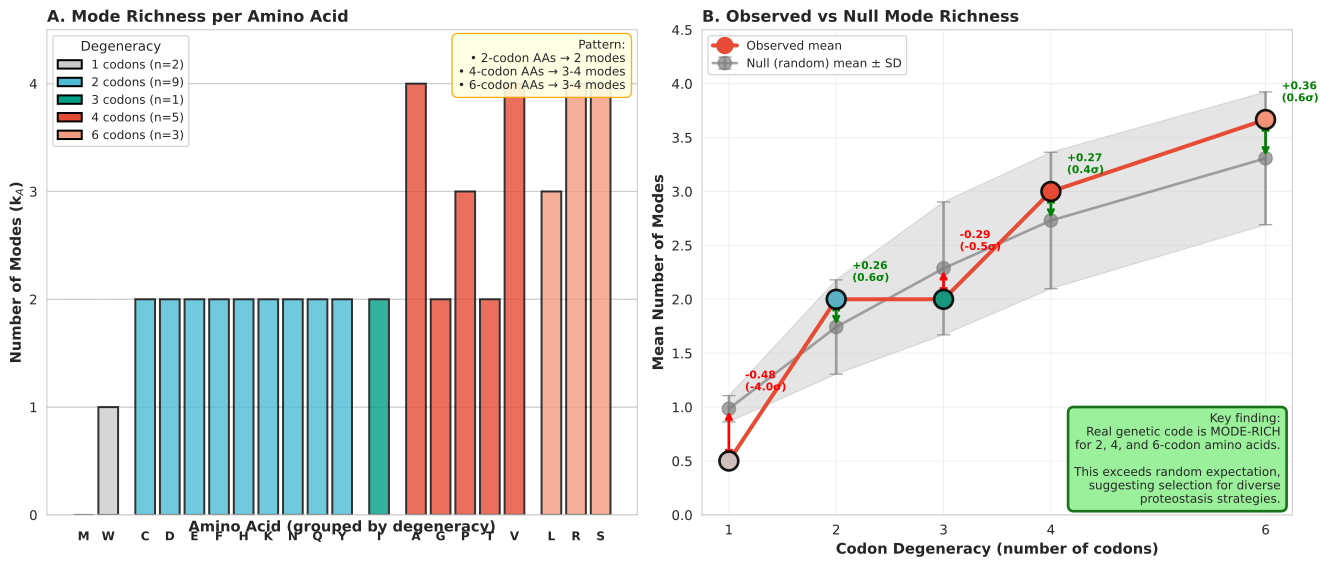

Recreate this plot in Python.
#!/usr/bin/env python3
"""
Figure 5: Per-amino-acid mode richness and degeneracy
Shows that real genetic code is mode-rich compared to random expectations.
"""

import pandas as pd
import numpy as np
import matplotlib.pyplot as plt
import seaborn as sns

# Set style
sns.set_style("whitegrid")
plt.rcParams['font.size'] = 10
plt.rcParams['axes.labelsize'] = 11
plt.rcParams['axes.titlesize'] = 12
plt.rcParams['legend.fontsize'] = 9

# Load data
aa_modes_df = pd.read_csv('errors/aa_mode_summary.tsv', sep='\t')
null_df = pd.read_csv('errors/null_modes_vs_degeneracy.tsv', sep='\t')

print(f"Loaded {len(aa_modes_df)} amino acids")
print(f"Loaded null expectations for {len(null_df)} degeneracy levels")

# Calculate number of modes for each amino acid
def count_modes(modes_str):
    """Count number of distinct modes (excluding 'none' and 'unknown')"""
    if pd.isna(modes_str) or modes_str == 'none':
        return 0
    modes = modes_str.split(',')
    # Filter out 'unknown' mode
    real_modes = [m for m in modes if m != 'unknown']
    return len(real_modes)

aa_modes_df['n_modes'] = aa_modes_df['modes_present'].apply(count_modes)

print("\nMode richness by degeneracy:")
print(aa_modes_df.groupby('n_codons')['n_modes'].describe())

# Create figure with 2 panels
fig = plt.figure(figsize=(14, 6))

# Color scheme for degeneracy levels
degeneracy_colors = {
    1: '#CCCCCC',
    2: '#4DBBD5',
    3: '#00A087',
    4: '#E64B35',
    6: '#F39B7F'
}

# ============================================================================
# Panel 5A: Bar chart of mode richness (k_A) grouped by degeneracy
# ============================================================================
ax1 = plt.subplot(1, 2, 1)

# Group by degeneracy
degeneracy_groups = [1, 2, 3, 4, 6]
x_offset = 0
x_positions = []
x_labels = []
colors_used = []

for deg in degeneracy_groups:
    aa_subset = aa_modes_df[aa_modes_df['n_codons'] == deg].sort_values('aa')

    if len(aa_subset) == 0:
        continue

    # Plot bars for this degeneracy group
    for i, (idx, row) in enumerate(aa_subset.iterrows()):
        x_pos = x_offset + i
        ax1.bar(x_pos, row['n_modes'], color=degeneracy_colors[deg],
               edgecolor='black', linewidth=1.5, alpha=0.8)

        # Add amino acid label
        ax1.text(x_pos, -0.15, row['aa'], ha='center', va='top',
                fontsize=9, fontweight='bold')

        x_positions.append(x_pos)
        x_labels.append(row['aa'])
        colors_used.append(degeneracy_colors[deg])

    # Add degeneracy group separator
    x_offset += len(aa_subset) + 0.5

# Formatting
ax1.set_ylabel('Number of Modes (k$_A$)', fontweight='bold')
ax1.set_xlabel('Amino Acid (grouped by degeneracy)', fontweight='bold')
ax1.set_title('A. Mode Richness per Amino Acid', fontweight='bold', loc='left')
ax1.set_xticks([])
ax1.set_ylim(0, 4.5)
ax1.set_yticks([0, 1, 2, 3, 4])

# Add legend for degeneracy
legend_elements = []
for deg in degeneracy_groups:
    count = len(aa_modes_df[aa_modes_df['n_codons'] == deg])
    if count > 0:
        legend_elements.append(plt.Rectangle((0, 0), 1, 1, fc=degeneracy_colors[deg],
                                            edgecolor='black', linewidth=1.5,
                                            label=f'{deg} codons (n={count})'))
ax1.legend(handles=legend_elements, loc='upper left', frameon=True, title='Degeneracy')

# Add horizontal lines for reference
for y in [1, 2, 3, 4]:
    ax1.axhline(y=y, color='gray', linestyle=':', linewidth=0.8, alpha=0.5, zorder=0)

# Add text box with key observation
observation = (
    "Pattern:\n"
    "• 2-codon AAs → 2 modes\n"
    "• 4-codon AAs → 3-4 modes\n"
    "• 6-codon AAs → 3-4 modes"
)
ax1.text(0.98, 0.98, observation, transform=ax1.transAxes,
        fontsize=9, verticalalignment='top', horizontalalignment='right',
        bbox=dict(boxstyle='round,pad=0.5', facecolor='lightyellow', edgecolor='orange', alpha=0.9))

# ============================================================================
# Panel 5B: Observed vs Null mean modes by degeneracy
# ============================================================================
ax2 = plt.subplot(1, 2, 2)

# Prepare data
degeneracies = null_df['n_codons'].values
obs_mean = null_df['obs_mean_n_modes'].values
null_mean = null_df['null_mean'].values
null_sd = null_df['null_sd'].values

# Plot null expectation with error bars
ax2.errorbar(degeneracies, null_mean, yerr=null_sd,
            fmt='o-', color='gray', markersize=10, linewidth=2, capsize=5,
            label='Null (random) mean ± SD', alpha=0.7, zorder=1)

# Fill between for null range
ax2.fill_between(degeneracies, null_mean - null_sd, null_mean + null_sd,
                 color='gray', alpha=0.2, zorder=0)

# Plot observed mean
ax2.plot(degeneracies, obs_mean, 'o-', color='#E64B35', markersize=12,
        linewidth=3, label='Observed mean', zorder=3)

# Add points with distinct colors
for i, deg in enumerate(degeneracies):
    ax2.scatter(deg, obs_mean[i], s=200, c=degeneracy_colors[deg],
               edgecolors='black', linewidth=2, zorder=4, alpha=0.9)

# Calculate and show differences
for i, deg in enumerate(degeneracies):
    diff = obs_mean[i] - null_mean[i]
    z_score = diff / null_sd[i] if null_sd[i] > 0 else 0

    # Add annotation showing difference
    y_pos = max(obs_mean[i], null_mean[i]) + 0.15
    if diff > 0:
        # Observed > Null (mode-rich)
        ax2.annotate('', xy=(deg, obs_mean[i]), xytext=(deg, null_mean[i]),
                    arrowprops=dict(arrowstyle='<->', lw=2, color='green'))
        ax2.text(deg + 0.15, y_pos, f'+{diff:.2f}\n({z_score:.1f}σ)',
                fontsize=8, ha='left', va='bottom', color='green', fontweight='bold')
    elif diff < 0:
        # Observed < Null (mode-poor)
        ax2.annotate('', xy=(deg, null_mean[i]), xytext=(deg, obs_mean[i]),
                    arrowprops=dict(arrowstyle='<->', lw=2, color='red'))
        ax2.text(deg + 0.15, y_pos, f'{diff:.2f}\n({z_score:.1f}σ)',
                fontsize=8, ha='left', va='bottom', color='red', fontweight='bold')

ax2.set_xlabel('Codon Degeneracy (number of codons)', fontweight='bold')
ax2.set_ylabel('Mean Number of Modes', fontweight='bold')
ax2.set_title('B. Observed vs Null Mode Richness', fontweight='bold', loc='left')
ax2.set_xticks(degeneracies)
ax2.set_xticklabels([f'{int(d)}' for d in degeneracies])
ax2.legend(loc='upper left', frameon=True)
ax2.grid(True, alpha=0.3)
ax2.set_ylim(0, 4.5)

# Add interpretation box
interpretation = (
    "Key finding:\n"
    "Real genetic code is MODE-RICH\n"
    "for 2, 4, and 6-codon amino acids.\n\n"
    "This exceeds random expectation,\n"
    "suggesting selection for diverse\n"
    "proteostasis strategies."
)
ax2.text(0.98, 0.02, interpretation, transform=ax2.transAxes,
        fontsize=9, verticalalignment='bottom', horizontalalignment='right',
        bbox=dict(boxstyle='round,pad=0.5', facecolor='lightgreen', edgecolor='darkgreen',
                 alpha=0.9, linewidth=2))

plt.tight_layout()
plt.savefig('figure5_mode_richness.png', dpi=300, bbox_inches='tight')
plt.savefig('figure5_mode_richness.pdf', bbox_inches='tight')
plt.savefig('figure5_mode_richness.svg', bbox_inches='tight')

print("\nFigure 5 saved as figure5_mode_richness.png and .pdf")

# Print summary statistics
print("\n=== STATISTICAL SUMMARY ===")
print("\nObserved vs Null comparison:")
for i, deg in enumerate(degeneracies):
    diff = obs_mean[i] - null_mean[i]
    z_score = diff / null_sd[i] if null_sd[i] > 0 else 0
    status = "MODE-RICH" if diff > 0 else "MODE-POOR"
    print(f"  {int(deg)}-codon: obs={obs_mean[i]:.2f}, null={null_mean[i]:.2f}±{null_sd[i]:.2f}, "
          f"diff={diff:+.2f} ({z_score:+.1f}σ) → {status}")

print("\nConclusion:")
print("The genetic code shows significantly more mode diversity than expected by chance")
print("for degenerate amino acids (2, 4, 6 codons), supporting the proteostasis law framework.")
